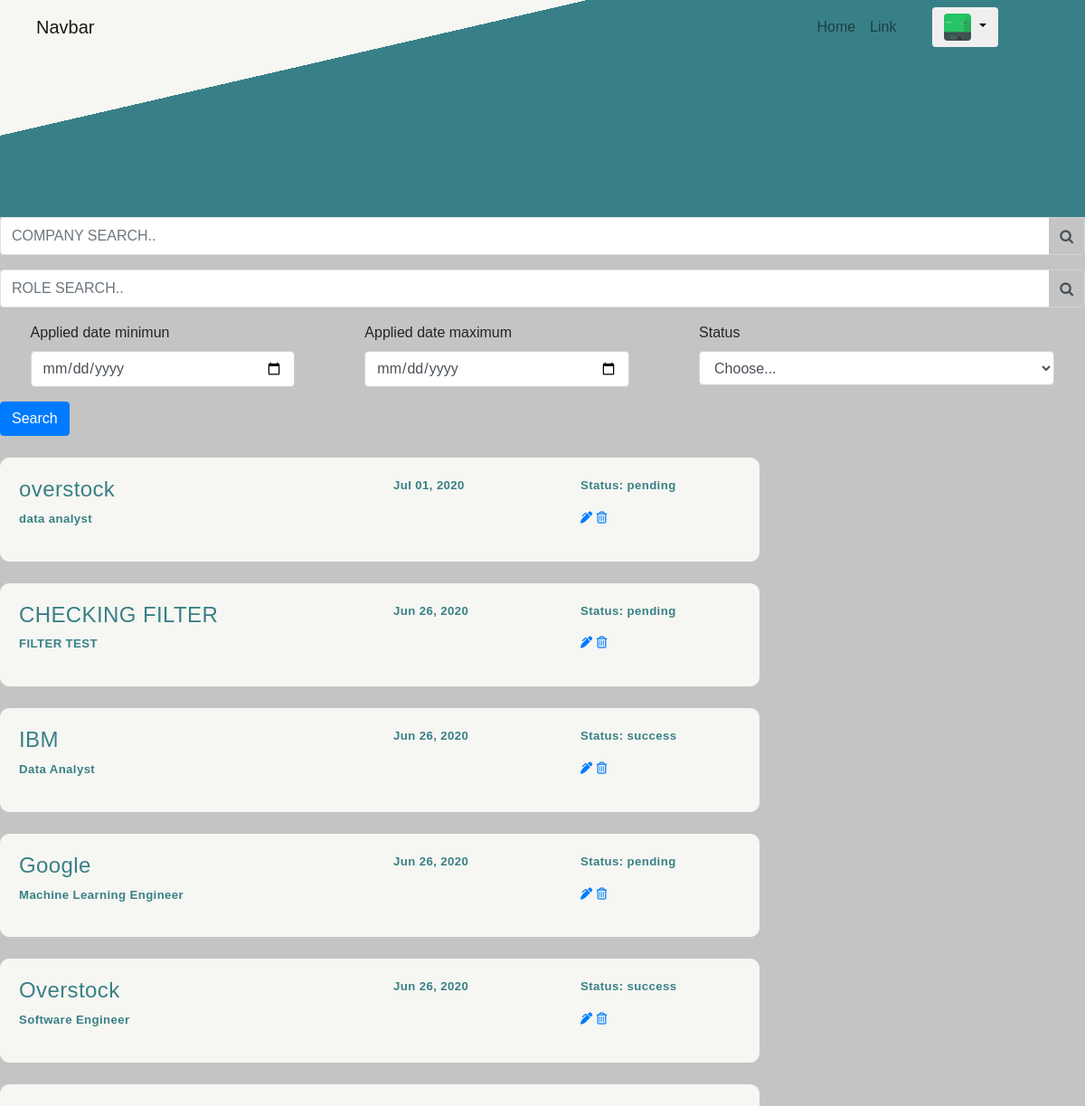
/jobs/advancesearch/ (signed in, upper part), run on an earlier commit of the app's database.
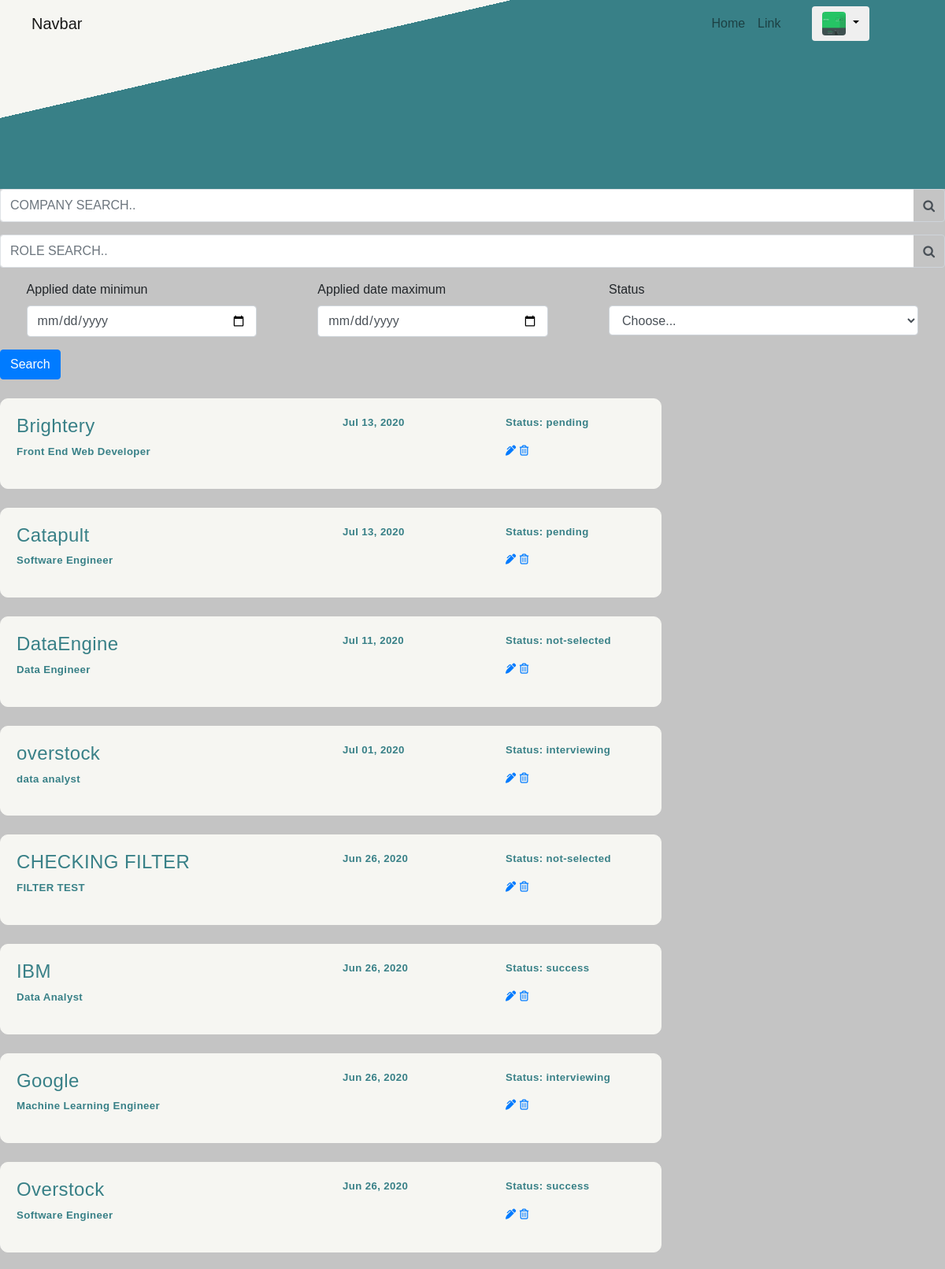
And on a later commit of the database.
### sourceCode/models.py (models this page shows, shortened)
class Post(models.Model):
    company = models.TextField()
    role = models.TextField()
    date_applied = models.DateTimeField(default=timezone.now)
    status = models.CharField(max_length=20, choices=STATUS_CHOICES, default='', verbose_name="status", null=True, blank=True)
    author = models.ForeignKey(User, on_delete=models.CASCADE)

### sourceCode/views.py (the view)
# urls.py: path('jobs/advancesearch/', views.advance_search, name='jobTrack-advancesearch'),
@login_required
def advance_search(request):
    qs_status = Post._meta.get_field('status')
    current_user = User.objects.filter(username=request.user)
    qs = Post.objects.filter(author=current_user[0]).order_by('-date_applied')
    company_contains_query = request.GET.get('company_contains')
    role_contains_query = request.GET.get('role_contains')
    date_min = request.GET.get('date_min')
    date_max = request.GET.get('date_max')
    status = request.GET.get('status')
    if is_vaild_queryparam(company_contains_query):
        qs = qs.filter(company__icontains=company_contains_query)
    if is_vaild_queryparam(role_contains_query):
        qs = qs.filter(role__icontains=role_contains_query)
    if is_vaild_queryparam(date_min):
        qs = qs.filter(date_applied__gte=date_min)
    if is_vaild_queryparam(date_max):
        qs = qs.filter(date_applied__lt=date_max)
    if is_vaild_queryparam(status) :
        qs = qs.filter(status=status)
    context = {
        'queryset' : qs,
        'qs_status' : qs_status
    }
    return render(request, 'sourceCode/advance_search.html', context)

### sourceCode/views.py (called while the page is built)
def is_vaild_queryparam(param):
    return param != '' and param is not None

### sourceCode/templates/sourceCode/advance_search.html (shortened to what this page needs)
{% extends "sourceCode/base.html" %}
{% block content %}
    <div class="advance-search-section">
      <form class="advance-search-form" action="." method="GET">
        <div class="form-row">
          <div class="form-group col-12">
            <div class="input-group">
              <input class="form-control py-2 border-right-0 border" type="search" name="company_contains" placeholder="COMPANY SEARCH..">
              <span class="input-group-append">
                <div class="input-group-text bg-transparent">
                  <i class='fa fa-search'></i>
                </div>
              </span>
            </div>
          </div>
        </div>
        <div class="form-row">
          <div class="form-group col-12">
            <div class="input-group">
              <input class="form-control py-2 border-right-0 border" type="search" name="role_contains" placeholder="ROLE SEARCH..">
              <span class="input-group-append">
                <div class="input-group-text bg-transparent">
                  <i class='fa fa-search'></i>
                </div>
              </span>
            </div>
          </div>
        </div>
        <div class="form-row d-flex justify-content-around">
          <div class="form-group col-md-2 col-lg-3">
            <label for="publishDateMin">Applied date minimun</label>
            <input type="date" class="form-control" id="publishDateMin" name="date_min">
          </div>
          <div class="form-group col-md-2 col-lg-3">
            <label for="publishDateMax"> Applied date maximum</label>
            <input type="date" class="form-control" id="publishDateMax" name="date_max">
          </div>
          <div class="form-group col-md-4">
            <label for="inputState">Status</label>
            <select id="inputState" class="form-control" name="status">
              <option selected disabled>Choose...</option>
            </select>
          </div>
        </div>
        <button type="submit" class="btn btn-primary">Search</button>
      </form>
      {% for job in queryset %}
    <div class="card">
      <div class="card-body container">
        <div class="row">
          <div class="card-firstcol col-md-6">
            <h4>{{ job.company }}</h4>
            <p>{{ job.role }}</p>
          </div>
          <div class="card-secondcol col-sm">
            <p>{{ job.date_applied|date:"M d, Y" }}</p>
          </div>
          <div class="card-thirdcol col-sm">
            <p>Status: {{ job.status }}</p>
            <div class="icons-card">
              <a href="{% url 'post-update' job.id %}" title="update">
                <i class='fas fa-pen-alt update-icon'></i>
              </a>
              <a href="{% url 'post-delete' job.id %}" title="delete">
                <i class='far fa-trash-alt delete-icon'></i>
              </a>
            </div>
          </div>
        </div>
      </div>
    </div>
      {% endfor %}
    </div>
{% endblock content %}

What changed in the data, as far as the page shows it:
added Post: company "Brightery", role "Front End Web Developer", date_applied "Jul 13, 2020", status "pending"
added Post: company "Catapult", role "Software Engineer", date_applied "Jul 13, 2020", status "pending"
added Post: company "DataEngine", role "Data Engineer", date_applied "Jul 11, 2020", status "not-selected"
changed Post "overstock": status "pending" → "interviewing"
changed Post "CHECKING FILTER": status "pending" → "not-selected"
changed Post "Google": status "pending" → "interviewing"
